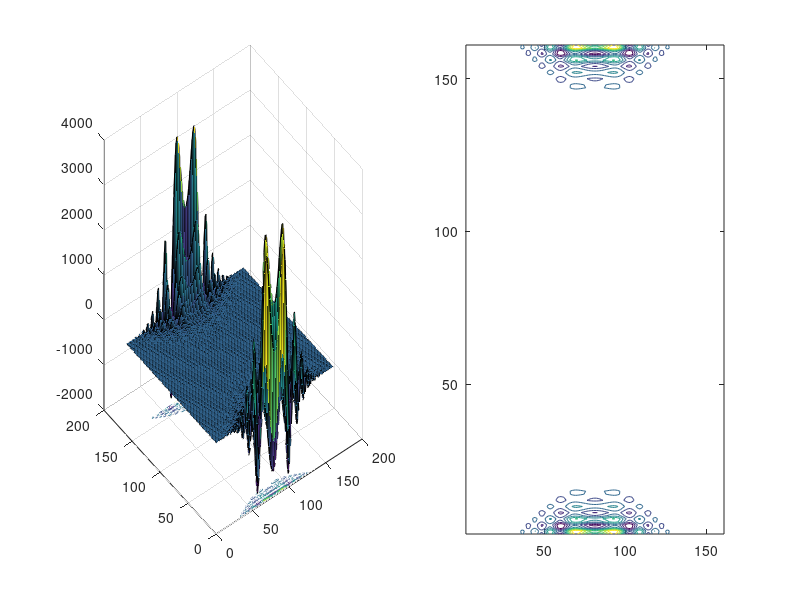

This chart was generated by the following MATLAB code:
[x,y]=meshgrid(-8:0.1:8,-8:0.1:8);
z=exp((-x.^2+y.^2)./8).*(sin(x.^2)+cos(y.^2));
subplot(1,2,1);
surfc(z);
subplot(1,2,2);
contour(z);